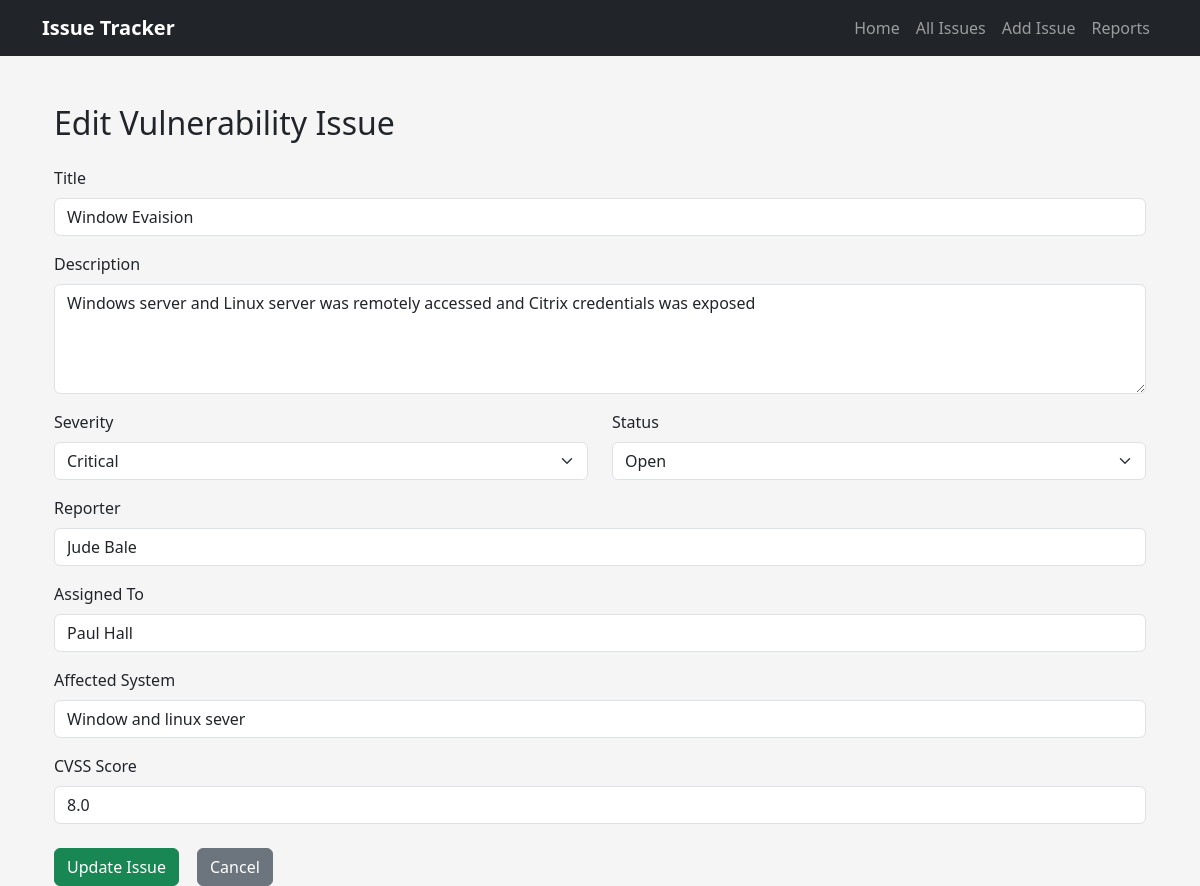
The page /edit-issue/5 on the database its author committed.
### models.py (models this page shows, shortened)
class VulnIssue(db.Model):
    __tablename__ = "issues"
    id = db.Column(db.Integer, primary_key=True,autoincrement=True)
    title = db.Column(db.String(100), nullable=False)
    description = db.Column(db.Text, nullable=False)
    severity = db.Column(db.String(20), nullable=False)
    status = db.Column(db.String(20), nullable=False)
    reporter = db.Column(db.String(100), nullable=False)
    assigned_to = db.Column(db.String(100), nullable=False)
    affected_system = db.Column(db.String(150), nullable=False)
    cvss_score = db.Column(db.Float, nullable=False)
    created_at = db.Column(db.DateTime, default=datetime.utcnow)
    updated_at = db.Column(
    db.DateTime,
    default=datetime.utcnow,
    onupdate=datetime.utcnow
    )

### routes.py (the view, shortened to what this page needs)
@api.route("/edit-issue/<int:issue_id>", methods=["GET", "POST"])
def edit_issue(issue_id):
    issue = db.session.get(VulnIssue, issue_id)
    if issue is None:
        return "Issue not found", 404
    return render_template(
        "edit_issue.html",
        issue=issue
    )

### templates/edit_issue.html (shortened to what this page needs)
{% extends "base.html" %}
{% block content %}
<div class="container mt-4">
    <h2 class="mb-4">Edit Vulnerability Issue</h2>
    <form method="POST">
        <div class="mb-3">
            <label for="title" class="form-label">Title</label>
            <input
                type="text"
                class="form-control"
                id="title"
                name="title"
                value="{{ issue.title }}"
                required
            >
        </div>
        <div class="mb-3">
            <label for="description" class="form-label">Description</label>
            <textarea
                class="form-control"
                id="description"
                name="description"
                rows="4"
                required
            >{{ issue.description }}</textarea>
        </div>
        <div class="row">
            <div class="col-md-6 mb-3">
                <label for="severity" class="form-label">Severity</label>
                <select class="form-select" id="severity" name="severity">
                    <option value="Critical" {% if issue.severity == "Critical" %}selected{% endif %}>
                        Critical
                    </option>
                </select>
            </div>
            <div class="col-md-6 mb-3">
                <label for="status" class="form-label">Status</label>
                <select class="form-select" id="status" name="status">
                    <option value="Open" {% if issue.status == "Open" %}selected{% endif %}>
                        Open
                    </option>
                </select>
            </div>
        </div>
        <div class="mb-3">
            <label for="reporter" class="form-label">Reporter</label>
            <input
                type="text"
                class="form-control"
                id="reporter"
                name="reporter"
                value="{{ issue.reporter }}"
                required
            >
        </div>
        <div class="mb-3">
            <label for="assigned_to" class="form-label">Assigned To</label>
            <input
                type="text"
                class="form-control"
                id="assigned_to"
                name="assigned_to"
                value="{{ issue.assigned_to }}"
                required
            >
        </div>
        <div class="mb-3">
            <label for="affected_system" class="form-label">Affected System</label>
            <input
                type="text"
                class="form-control"
                id="affected_system"
                name="affected_system"
                value="{{ issue.affected_system }}"
                required
            >
        </div>
        <div class="mb-4">
            <label for="cvss_score" class="form-label">CVSS Score</label>
            <input
                type="number"
                class="form-control"
                id="cvss_score"
                name="cvss_score"
                value="{{ issue.cvss_score }}"
                step="0.1"
                min="0"
                max="10"
                required
            >
        </div>
        <div class="d-flex gap-2">
            <button type="submit" class="btn btn-success">
                Update Issue
            </button>
            <a href="/issues-page" class="btn btn-secondary">
                Cancel
            </a>
        </div>
    </form>
</div>
{% endblock %}

### static/css/style.css (style rules this page uses)
body { background: #f5f5f5; }
.btn { margin-right: 10px; }

### rows shown on the page
VulnIssue: title "Window Evaision", description "Windows server and Linux server was remotely accessed and Citrix credentials was exposed", severity "Critical", status "Open", reporter "Jude Bale", assigned_to "Paul Hall", affected_system "Window and linux sever", cvss_score "8.0"
